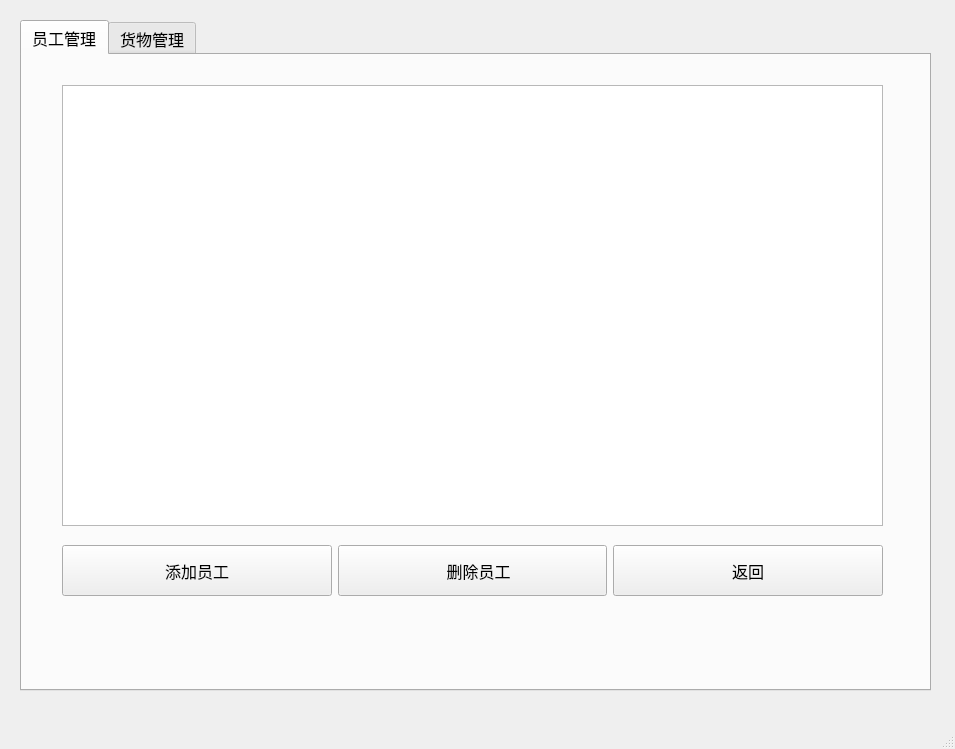
<?xml version="1.0" encoding="UTF-8"?>
<ui version="4.0">
 <class>manager_operation</class>
 <widget class="QMainWindow" name="manager_operation">
  <property name="geometry">
   <rect>
    <x>0</x>
    <y>0</y>
    <width>955</width>
    <height>749</height>
   </rect>
  </property>
  <property name="font">
   <font>
    <family>微软雅黑</family>
    <pointsize>12</pointsize>
   </font>
  </property>
  <property name="windowTitle">
   <string>超市 管理系统后台</string>
  </property>
  <widget class="QWidget" name="centralwidget">
   <widget class="QWidget" name="">
    <property name="geometry">
     <rect>
      <x>0</x>
      <y>0</y>
      <width>951</width>
      <height>711</height>
     </rect>
    </property>
    <layout class="QVBoxLayout" name="verticalLayout">
     <item>
      <spacer name="verticalSpacer_2">
       <property name="orientation">
        <enum>Qt::Vertical</enum>
       </property>
       <property name="sizeType">
        <enum>QSizePolicy::Fixed</enum>
       </property>
       <property name="sizeHint" stdset="0">
        <size>
         <width>20</width>
         <height>20</height>
        </size>
       </property>
      </spacer>
     </item>
     <item>
      <layout class="QHBoxLayout" name="horizontalLayout_3">
       <item>
        <spacer name="horizontalSpacer">
         <property name="orientation">
          <enum>Qt::Horizontal</enum>
         </property>
         <property name="sizeType">
          <enum>QSizePolicy::Minimum</enum>
         </property>
         <property name="sizeHint" stdset="0">
          <size>
           <width>20</width>
           <height>20</height>
          </size>
         </property>
        </spacer>
       </item>
       <item>
        <widget class="QTabWidget" name="tabWidget">
         <property name="whatsThis">
          <string/>
         </property>
         <property name="accessibleName">
          <string/>
         </property>
         <property name="styleSheet">
          <string notr="true"/>
         </property>
         <property name="currentIndex">
          <number>0</number>
         </property>
         <widget class="QWidget" name="staff_tab">
          <property name="whatsThis">
           <string/>
          </property>
          <property name="layoutDirection">
           <enum>Qt::LeftToRight</enum>
          </property>
          <attribute name="title">
           <string>员工管理</string>
          </attribute>
          <widget class="QWidget" name="horizontalLayoutWidget">
           <property name="geometry">
            <rect>
             <x>40</x>
             <y>490</y>
             <width>821</width>
             <height>51</height>
            </rect>
           </property>
           <layout class="QHBoxLayout" name="horizontalLayout">
            <item>
             <widget class="QPushButton" name="add_staff_Btn">
              <property name="sizePolicy">
               <sizepolicy hsizetype="Preferred" vsizetype="Expanding">
                <horstretch>0</horstretch>
                <verstretch>0</verstretch>
               </sizepolicy>
              </property>
              <property name="text">
               <string>添加员工</string>
              </property>
             </widget>
            </item>
            <item>
             <widget class="QPushButton" name="delete__staff_Btn">
              <property name="sizePolicy">
               <sizepolicy hsizetype="Preferred" vsizetype="Expanding">
                <horstretch>0</horstretch>
                <verstretch>0</verstretch>
               </sizepolicy>
              </property>
              <property name="text">
               <string>   删除员工</string>
              </property>
             </widget>
            </item>
            <item>
             <widget class="QPushButton" name="return_Btn">
              <property name="sizePolicy">
               <sizepolicy hsizetype="Preferred" vsizetype="Expanding">
                <horstretch>0</horstretch>
                <verstretch>0</verstretch>
               </sizepolicy>
              </property>
              <property name="text">
               <string>返回</string>
              </property>
             </widget>
            </item>
           </layout>
          </widget>
          <widget class="QTableView" name="staff_tableView">
           <property name="geometry">
            <rect>
             <x>40</x>
             <y>30</y>
             <width>821</width>
             <height>441</height>
            </rect>
           </property>
          </widget>
         </widget>
         <widget class="QWidget" name="goods_tab">
          <attribute name="title">
           <string>货物管理</string>
          </attribute>
          <widget class="QTableView" name="goods_tableView">
           <property name="geometry">
            <rect>
             <x>40</x>
             <y>30</y>
             <width>811</width>
             <height>461</height>
            </rect>
           </property>
          </widget>
          <widget class="QWidget" name="horizontalLayoutWidget_2">
           <property name="geometry">
            <rect>
             <x>480</x>
             <y>520</y>
             <width>371</width>
             <height>51</height>
            </rect>
           </property>
           <layout class="QHBoxLayout" name="horizontalLayout_2">
            <item>
             <widget class="QPushButton" name="add_goods_Btn">
              <property name="sizePolicy">
               <sizepolicy hsizetype="Minimum" vsizetype="Expanding">
                <horstretch>0</horstretch>
                <verstretch>0</verstretch>
               </sizepolicy>
              </property>
              <property name="text">
               <string> 新增商品</string>
              </property>
             </widget>
            </item>
            <item>
             <widget class="QPushButton" name="return_Btn_2">
              <property name="sizePolicy">
               <sizepolicy hsizetype="Minimum" vsizetype="Expanding">
                <horstretch>0</horstretch>
                <verstretch>0</verstretch>
               </sizepolicy>
              </property>
              <property name="text">
               <string> 返回</string>
              </property>
             </widget>
            </item>
           </layout>
          </widget>
         </widget>
        </widget>
       </item>
       <item>
        <spacer name="horizontalSpacer_2">
         <property name="orientation">
          <enum>Qt::Horizontal</enum>
         </property>
         <property name="sizeType">
          <enum>QSizePolicy::Fixed</enum>
         </property>
         <property name="sizeHint" stdset="0">
          <size>
           <width>20</width>
           <height>20</height>
          </size>
         </property>
        </spacer>
       </item>
      </layout>
     </item>
     <item>
      <spacer name="verticalSpacer">
       <property name="orientation">
        <enum>Qt::Vertical</enum>
       </property>
       <property name="sizeType">
        <enum>QSizePolicy::Minimum</enum>
       </property>
       <property name="sizeHint" stdset="0">
        <size>
         <width>20</width>
         <height>20</height>
        </size>
       </property>
      </spacer>
     </item>
    </layout>
   </widget>
  </widget>
  <widget class="QMenuBar" name="menubar">
   <property name="geometry">
    <rect>
     <x>0</x>
     <y>0</y>
     <width>955</width>
     <height>33</height>
    </rect>
   </property>
  </widget>
  <widget class="QStatusBar" name="statusbar"/>
 </widget>
 <resources/>
 <connections/>
</ui>
